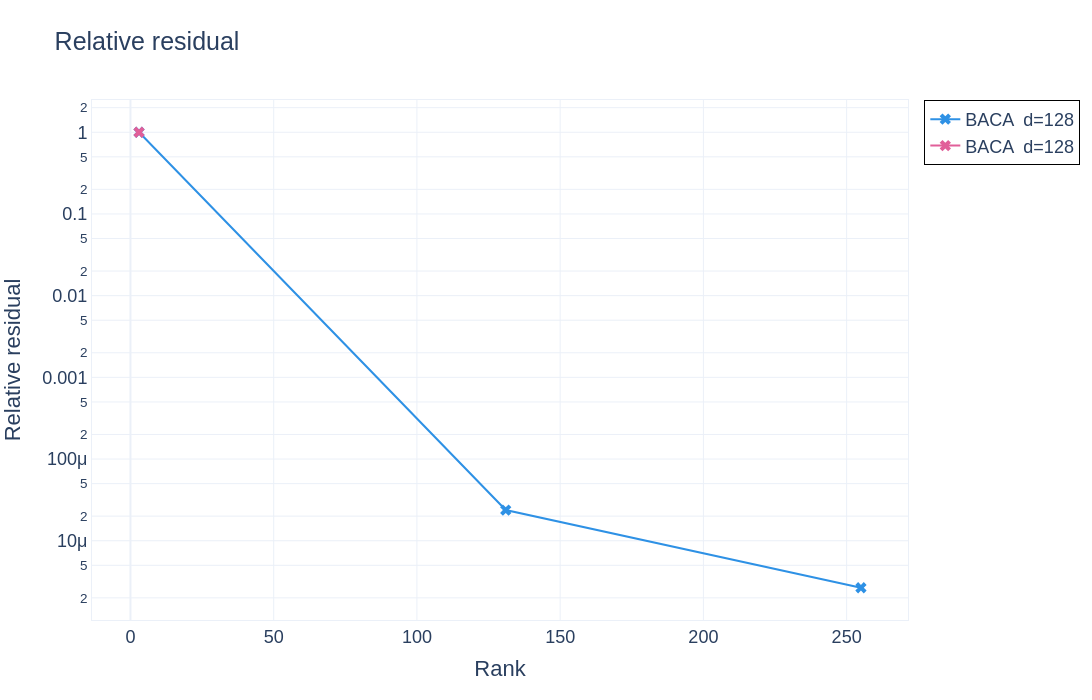
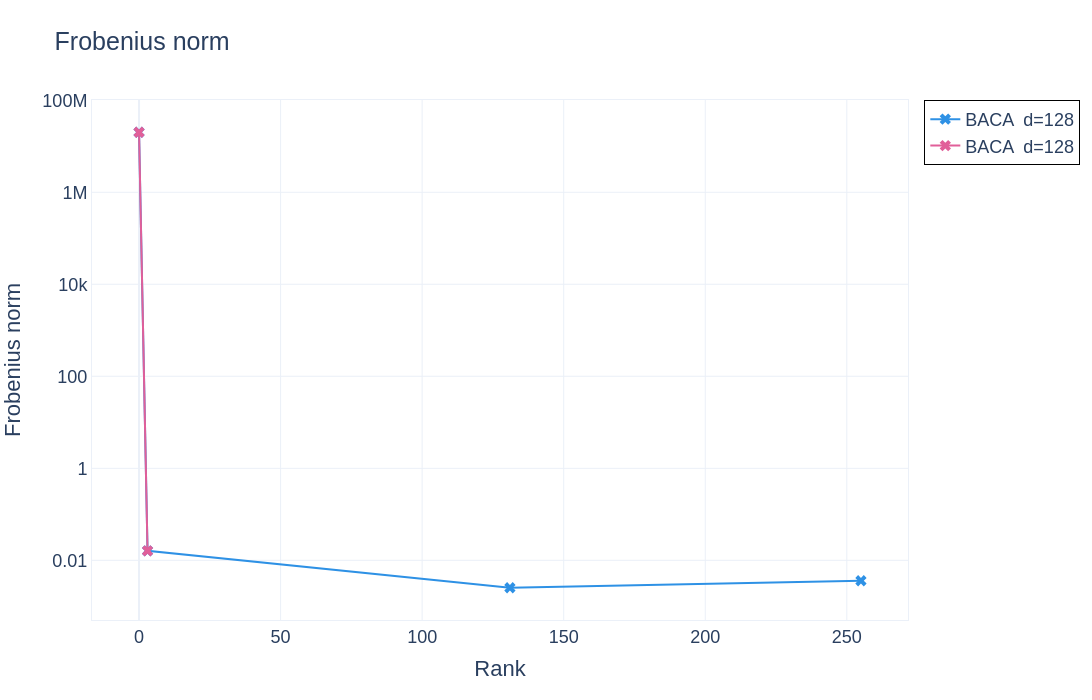

Write notebook code for charts like these, in order.
### Code cell
import pandas as pd
import plotly.graph_objects as go
from plotly.colors import qualitative

# =====================================================
# Select residual benchmark files
# =====================================================

selected = [
    "results/2026-08-07_10-12-37.json",
    "results/2026-08-07_10-21-31.json",
    # "results/baca_cpqr.json",
]

# =====================================================
# Initial Frobenius norms (rank = 0)
# Replace the values below
# =====================================================

initial_frob = {
    "baca": 1.0,
    "2026-08-07_10-12-37": 20192069.651868,
    "2026-08-07_10-21-31": 20192069.651868,
    # "baca_cpqr": 1.0,
}

# =====================================================
# Load data
# =====================================================

dfs = []

for f in selected:
    df = load_residual_json(f)
    if not df.empty:
        dfs.append(df)

df = pd.concat(dfs, ignore_index=True)

# =====================================================
# Styles
# =====================================================

palette = qualitative.Dark24

files = df["file"].unique()

color_map = {
    file: palette[i % len(palette)]
    for i, file in enumerate(files)
}

dash_map = {
    0: "solid",
    4: "dash",
    8: "dot",
    16: "dashdot",
    32: "longdash",
    64: "longdashdot",
    128: "solid",
}

marker_map = {
    0: "circle",
    4: "square",
    8: "diamond",
    16: "triangle-up",
    32: "triangle-down",
    64: "cross",
    128: "x",
}

# =====================================================
# Figures
# =====================================================

fig_v = go.Figure()
fig_frob = go.Figure()

for (method, d, L, file), subdf in df.groupby(
    ["method", "d", "L", "file"]
):

    color = color_map[file]
    dash = dash_map.get(d, "solid")
    marker = marker_map.get(d, "circle")

    label = f"{method.upper()}  d={d}"

    # -------------------------------
    # Relative residual
    # -------------------------------

    vdf = (
        subdf[subdf["series"] == "v"]
        .sort_values("rank")
    )

    # -------------------------------
    # Frobenius norm
    # -------------------------------

    fdf = (
        subdf[subdf["series"] == "frob"]
        .sort_values("rank")
        .copy()
    )

    # Add rank-0 Frobenius norm
    if file in initial_frob:

        first = pd.DataFrame({
            "rank": [0],
            "value": [initial_frob[file]],
        })

        fdf = pd.concat([first, fdf], ignore_index=True)

    fig_v.add_trace(
        go.Scatter(
            x=vdf["rank"],
            y=vdf["value"],
            mode="lines+markers",
            name=label,
            line=dict(
                color=color,
                dash=dash,
                width=2,
            ),
            marker=dict(
                color=color,
                symbol=marker,
                size=10,
            ),
        )
    )

    fig_frob.add_trace(
        go.Scatter(
            x=fdf["rank"],
            y=fdf["value"],
            mode="lines+markers",
            name=label,
            line=dict(
                color=color,
                dash=dash,
                width=2,
            ),
            marker=dict(
                color=color,
                symbol=marker,
                size=10,
            ),
        )
    )

# =====================================================
# Layout
# =====================================================

fig_v.update_layout(
    title="Relative residual",
    template="plotly_white",
    width=1400,
    height=700,
    xaxis_title="Rank",
    yaxis_title="Relative residual",
    font=dict(
        family="Arial",
        size=18,
    ),
    legend=dict(
        bordercolor="black",
        borderwidth=1,
        bgcolor="rgba(255,255,255,0.9)",
    ),
)

fig_v.update_yaxes(type="log")
fig_v.update_xaxes(showline=True, mirror=True)
fig_v.update_yaxes(showline=True, mirror=True)

fig_frob.update_layout(
    title="Frobenius norm",
    template="plotly_white",
    width=1400,
    height=700,
    xaxis_title="Rank",
    yaxis_title="Frobenius norm",
    font=dict(
        family="Arial",
        size=18,
    ),
    legend=dict(
        bordercolor="black",
        borderwidth=1,
        bgcolor="rgba(255,255,255,0.9)",
    ),
)

fig_frob.update_yaxes(type="log")
fig_frob.update_xaxes(showline=True, mirror=True)
fig_frob.update_yaxes(showline=True, mirror=True)

fig_v.show()
fig_frob.show()
fig_v.write_image("relative_residual_qr_update.svg")
fig_frob.write_image("frobenius_norm_qr_update.svg")

### Figure 1 — Plotly figure (JSON) as saved in the notebook; plotly's stock layout.template omitted (floating-point values rounded to 4 significant figures)
{"data": [{"line": {"color": "#2E91E5", "dash": "solid", "width": 2}, "marker": {"color": "#2E91E5", "size": 10, "symbol": "x"}, "mode": "lines+markers", "name": "BACA  d=128", "type": "scatter", "x": [3, 131, 255], "y": [1.0, 2.374e-05, 2.658e-06]}, {"line": {"color": "#E15F99", "dash": "solid", "width": 2}, "marker": {"color": "#E15F99", "size": 10, "symbol": "x"}, "mode": "lines+markers", "name": "BACA  d=128", "type": "scatter", "x": [3], "y": [1.0]}], "layout": {"font": {"family": "Arial", "size": 18}, "height": 700, "legend": {"bgcolor": "rgba(255,255,255,0.9)", "bordercolor": "black", "borderwidth": 1}, "title": {"text": "Relative residual"}, "width": 1400, "xaxis": {"mirror": true, "showline": true, "title": {"text": "Rank"}}, "yaxis": {"mirror": true, "showline": true, "title": {"text": "Relative residual"}, "type": "log"}}}

### Figure 2 — Plotly figure (JSON) as saved in the notebook; plotly's stock layout.template omitted (floating-point values rounded to 4 significant figures)
{"data": [{"line": {"color": "#2E91E5", "dash": "solid", "width": 2}, "marker": {"color": "#2E91E5", "size": 10, "symbol": "x"}, "mode": "lines+markers", "name": "BACA  d=128", "type": "scatter", "x": [0, 3, 131, 255], "y": [20190000.0, 0.01607, 0.002535, 0.003596]}, {"line": {"color": "#E15F99", "dash": "solid", "width": 2}, "marker": {"color": "#E15F99", "size": 10, "symbol": "x"}, "mode": "lines+markers", "name": "BACA  d=128", "type": "scatter", "x": [0, 3], "y": [20190000.0, 0.01607]}], "layout": {"font": {"family": "Arial", "size": 18}, "height": 700, "legend": {"bgcolor": "rgba(255,255,255,0.9)", "bordercolor": "black", "borderwidth": 1}, "title": {"text": "Frobenius norm"}, "width": 1400, "xaxis": {"mirror": true, "showline": true, "title": {"text": "Rank"}}, "yaxis": {"mirror": true, "showline": true, "title": {"text": "Frobenius norm"}, "type": "log"}}}
